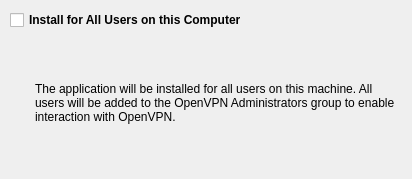
<?xml version="1.0" encoding="UTF-8"?>
<ui version="4.0">
    <class>InstallForAllUsersCheckBoxForm</class>
    <widget class="QWidget" name="InstallForAllUsersCheckBoxForm">
        <property name="geometry">
            <rect>
                <x>0</x>
                <y>0</y>
                <width>412</width>
                <height>179</height>
            </rect>
        </property>
        <property name="windowTitle">
            <string>Select Installation Mode</string>
        </property>
        <layout class="QVBoxLayout" name="verticalLayout">
            <property name="margin">
                <number>10</number>
            </property>
            <item>
                <widget class="QCheckBox" name="installForAllCheckBox">
                    <property name="font">
                        <font>
                            <weight>75</weight>
                            <bold>true</bold>
                        </font>
                    </property>
                    <property name="text">
                        <string>Install for All Users on this Computer</string>
                    </property>
                    <property name="checked">
                        <bool>false</bool>
                    </property>
                </widget>
            </item>
            <item>
                <widget class="QLabel" name="allUsersLabel">
                    <property name="text">
                        <string>The application will be installed for all users on this machine. All users will be added to the OpenVPN Administrators group to enable interaction with OpenVPN.</string>
                    </property>
                    <property name="wordWrap">
                        <bool>true</bool>
                    </property>
                    <property name="indent">
                        <number>25</number>
                    </property>
                </widget>
            </item>
        </layout>
    </widget>
    <resources />
    <connections />
</ui>
